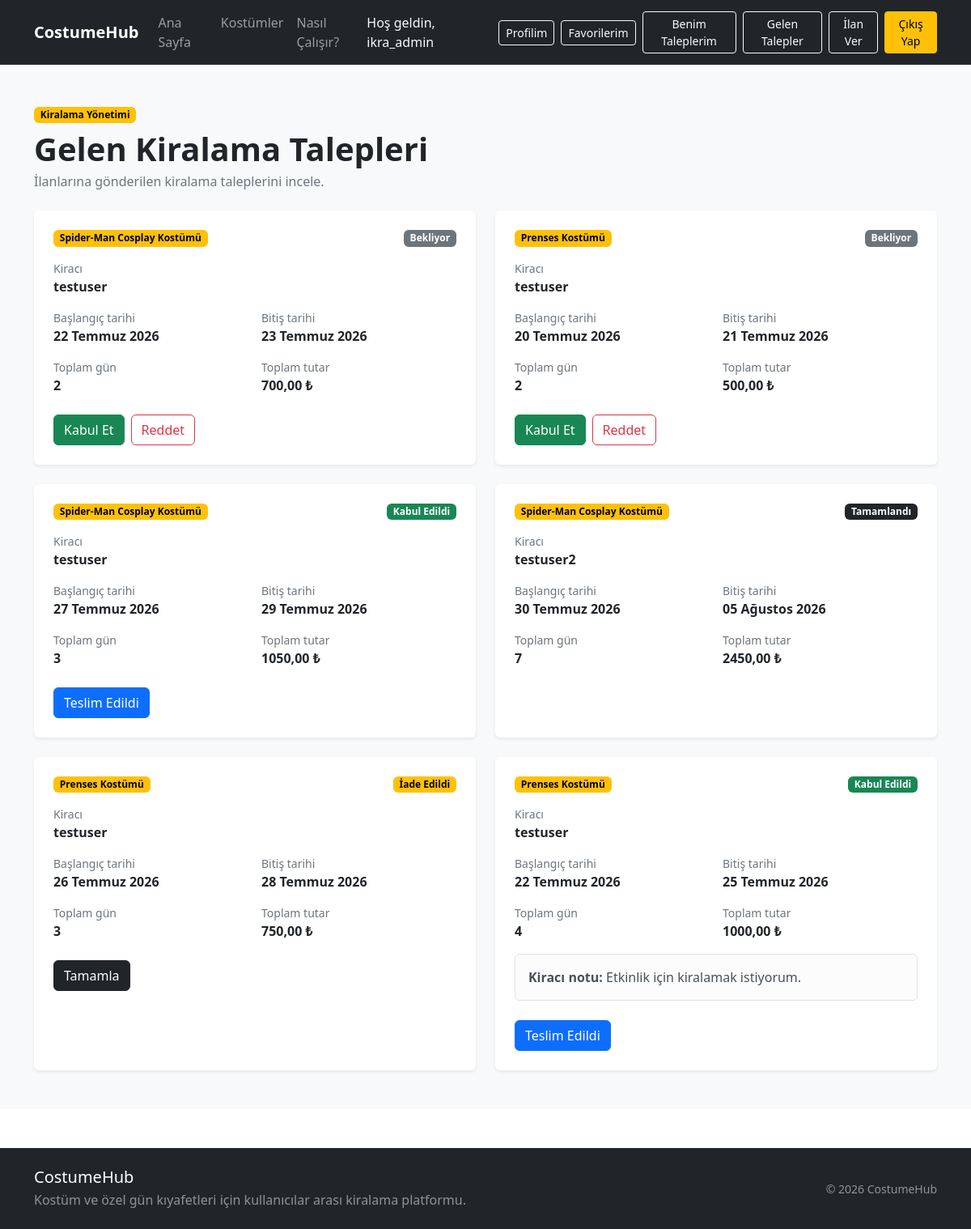
The page /kiralamalar/gelen-talepler/ (signed in) on the database as committed earlier.
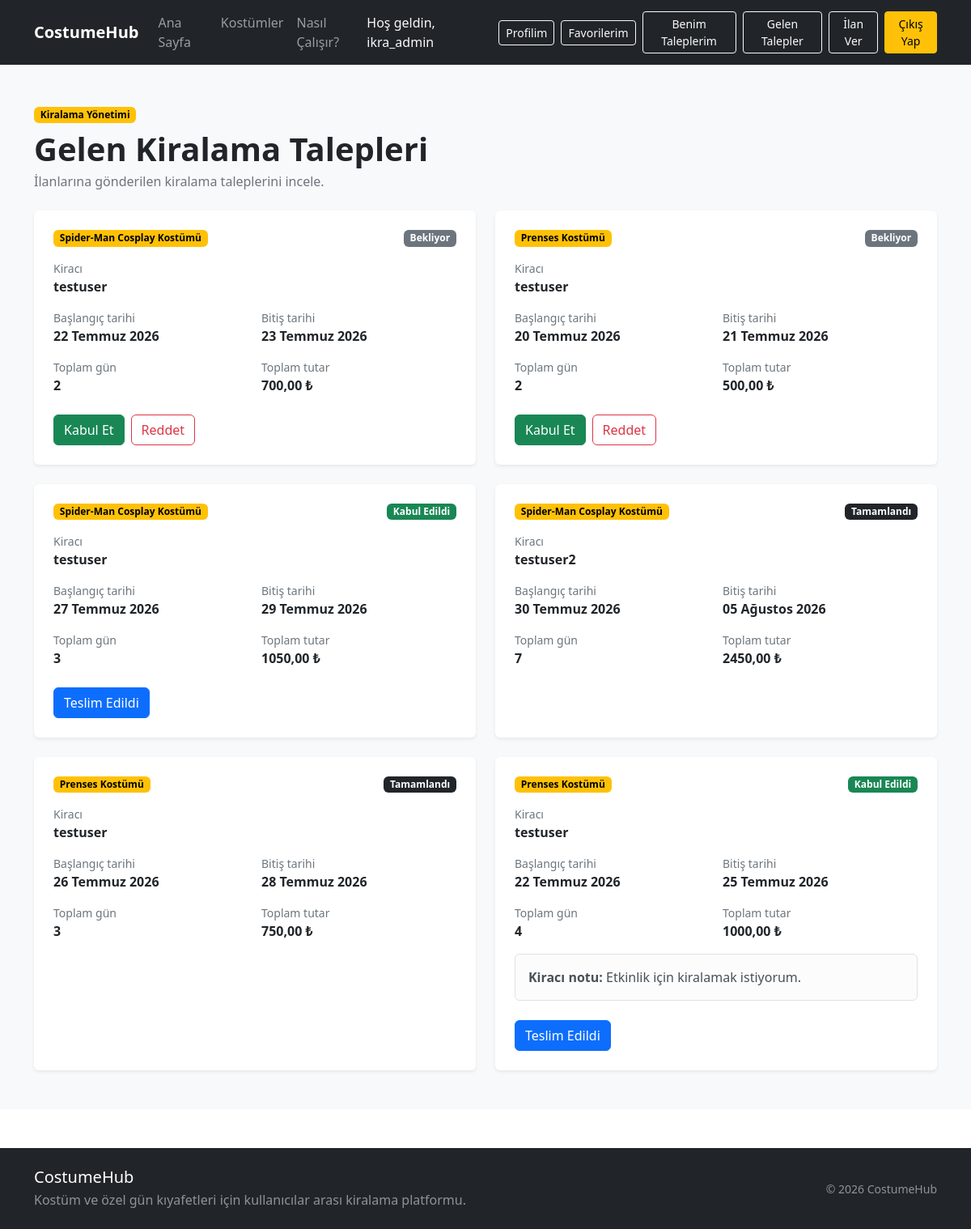
The same page on the database as committed later.
### rentals/models.py (models this page shows, shortened)
class KiralamaTalebi(models.Model):
    DURUM_SECENEKLERI = [
        ("BEKLIYOR", "Bekliyor"),
        ("KABUL_EDILDI", "Kabul Edildi"),
        ("TESLIM_EDILDI", "Teslim Edildi"),
        ("IADE_EDILDI", "İade Edildi"),
        ("TAMAMLANDI", "Tamamlandı"),
        ("REDDEDILDI", "Reddedildi"),
        ("IPTAL_EDILDI", "İptal Edildi"),
    ]
    ilan = models.ForeignKey(
        "products.Ilan",
        on_delete=models.CASCADE,
        related_name="kiralama_talepleri",
        verbose_name="İlan",
    )
    kiraci = models.ForeignKey(
        settings.AUTH_USER_MODEL,
        on_delete=models.CASCADE,
        related_name="kiralama_talepleri",
        verbose_name="Kiracı",
    )
    baslangic_tarihi = models.DateField(
        verbose_name="Başlangıç tarihi",
    )
    bitis_tarihi = models.DateField(
        verbose_name="Bitiş tarihi",
    )
    toplam_gun = models.PositiveIntegerField(
        verbose_name="Toplam gün",
    )
    toplam_tutar = models.DecimalField(
        max_digits=10,
        decimal_places=2,
        verbose_name="Toplam tutar",
    )
    durum = models.CharField(
        max_length=20,
        choices=DURUM_SECENEKLERI,
        default="BEKLIYOR",
        verbose_name="Talep durumu",
    )
    not_metni = models.TextField(
        blank=True,
        verbose_name="Kiracı notu",
    )
    olusturulma_tarihi = models.DateTimeField(
        auto_now_add=True,
        verbose_name="Oluşturulma tarihi",
    )
    guncellenme_tarihi = models.DateTimeField(
        auto_now=True,
        verbose_name="Güncellenme tarihi",
    )
    class Meta:
        verbose_name = "Kiralama talebi"
        verbose_name_plural = "Kiralama talepleri"
        ordering = ["-olusturulma_tarihi"]

### products/models.py (models this page shows, shortened)
class Ilan(models.Model):
    BEDEN_SECENEKLERI = [
        ("XS", "XS"),
        ("S", "S"),
        ("M", "M"),
        ("L", "L"),
        ("XL", "XL"),
        ("XXL", "XXL"),
        ("STANDART", "Standart"),
    ]
    DURUM_SECENEKLERI = [
        ("TASLAK", "Taslak"),
        ("YAYINDA", "Yayında"),
        ("PASIF", "Pasif"),
    ]
    ilan_sahibi = models.ForeignKey(
        settings.AUTH_USER_MODEL,
        on_delete=models.CASCADE,
        related_name="ilanlar",
        verbose_name="İlan sahibi",
    )
    kategori = models.ForeignKey(
        Kategori,
        on_delete=models.PROTECT,
        related_name="ilanlar",
        verbose_name="Kategori",
    )
    baslik = models.CharField(
        max_length=150,
        verbose_name="İlan başlığı",
    )
    aciklama = models.TextField(
        max_length=2000,
        verbose_name="Açıklama",
    )
    fotograf = models.ImageField(
        upload_to="ilanlar/",
        blank=True,
        null=True,
        verbose_name="İlan fotoğrafı",
    )
    beden = models.CharField(
        max_length=20,
        choices=BEDEN_SECENEKLERI,
        verbose_name="Beden",
    )
    renk = models.CharField(
        max_length=50,
        verbose_name="Renk",
    )
    gunluk_fiyat = models.DecimalField(
        max_digits=10,
        decimal_places=2,
        verbose_name="Günlük kiralama ücreti",
    )
    depozito = models.DecimalField(
        max_digits=10,
        decimal_places=2,
        default=0,
        verbose_name="Depozito",
    )
    sehir = models.CharField(
        max_length=50,
        verbose_name="Şehir",
    )
    durum = models.CharField(
        max_length=20,
        choices=DURUM_SECENEKLERI,
        default="YAYINDA",
        verbose_name="İlan durumu",
    )
    mevcut_mu = models.BooleanField(
        default=True,
        verbose_name="Kiralamaya uygun mu?",
    )
    olusturulma_tarihi = models.DateTimeField(
        auto_now_add=True,
    )
    guncellenme_tarihi = models.DateTimeField(
        auto_now=True,
    )
    class Meta:
        verbose_name = "İlan"
        verbose_name_plural = "İlanlar"
        ordering = [
            "-olusturulma_tarihi",
        ]

### rentals/views.py (the view)
@login_required
def gelen_kiralama_talepleri(request):
    talepler = (
        KiralamaTalebi.objects.filter(
            ilan__ilan_sahibi=request.user,
        )
        .select_related(
            "ilan",
            "kiraci",
        )
        .order_by("-olusturulma_tarihi")
    )
    return render(
        request,
        "rentals/gelen_kiralama_talepleri.html",
        {
            "talepler": talepler,
        },
    )

### templates/rentals/gelen_kiralama_talepleri.html (shortened to what the changed rows need)
{% extends "base.html" %}
{% block content %}
<section class="py-5 bg-light">
    <div class="container">
        <div class="mb-4">
            <h1 class="fw-bold mb-1">
                Gelen Kiralama Talepleri
            </h1>
        </div>
        {% if talepler %}
            <div class="row g-4">
                {% for talep in talepler %}
                    <div class="col-lg-6">
                        <div class="card h-100 border-0 shadow-sm">
                            <div class="card-body p-4">
                                <div class="d-flex justify-content-between align-items-start mb-3">
                                    <span class="badge text-bg-warning">
                                        {{ talep.ilan.baslik }}
                                    </span>
                                    {% if talep.durum == "BEKLIYOR" %}
                                        <span class="badge text-bg-secondary">
                                            Bekliyor
                                        </span>
                                    {% elif talep.durum == "KABUL_EDILDI" %}
                                        <span class="badge text-bg-success">
                                            Kabul Edildi
                                        </span>
                                    {% elif talep.durum == "TESLIM_EDILDI" %}
                                        <span class="badge text-bg-primary">
                                            Teslim Edildi
                                        </span>
                                    {% elif talep.durum == "IADE_EDILDI" %}
                                        <span class="badge text-bg-warning">
                                            İade Edildi
                                        </span>
                                    {% elif talep.durum == "TAMAMLANDI" %}
                                        <span class="badge text-bg-dark">
                                            Tamamlandı
                                        </span>
                                    {% elif talep.durum == "REDDEDILDI" %}
                                        <span class="badge text-bg-danger">
                                            Reddedildi
                                        </span>
                                    {% elif talep.durum == "IPTAL_EDILDI" %}
                                        <span class="badge text-bg-dark">
                                            İptal Edildi
                                        </span>
                                    {% else %}
                                        <span class="badge text-bg-light">
                                            {{ talep.get_durum_display }}
                                        </span>
                                    {% endif %}
                                </div>
                                <div class="mb-3">
                                    <div class="small text-secondary">
                                        Kiracı
                                    </div>
                                    <div class="fw-semibold">
                                        {{ talep.kiraci.username }}
                                    </div>
                                </div>
                                <div class="row g-3 mb-3">
                                    <div class="col-sm-6">
                                        <div class="small text-secondary">
                                            Başlangıç tarihi
                                        </div>
                                        <div class="fw-semibold">
                                            {{ talep.baslangic_tarihi }}
                                        </div>
                                    </div>
                                    <div class="col-sm-6">
                                        <div class="small text-secondary">
                                            Bitiş tarihi
                                        </div>
                                        <div class="fw-semibold">
                                            {{ talep.bitis_tarihi }}
                                        </div>
                                    </div>
                                    <div class="col-sm-6">
                                        <div class="small text-secondary">
                                            Toplam gün
                                        </div>
                                        <div class="fw-semibold">
                                            {{ talep.toplam_gun }}
                                        </div>
                                    </div>
                                    <div class="col-sm-6">
                                        <div class="small text-secondary">
                                            Toplam tutar
                                        </div>
                                        <div class="fw-bold">
                                            {{ talep.toplam_tutar }} ₺
                                        </div>
                                    </div>
                                </div>
                                {% if talep.durum == "BEKLIYOR" %}
                                    <div class="d-flex gap-2 mt-4">
                                        <form
                                            method="POST"
                                            action="{% url 'rentals:kiralama_talebi_kabul_et' talep.id %}"
                                        >
                                            {% csrf_token %}
                                            <button
                                                type="submit"
                                                class="btn btn-success"
                                            >
                                                Kabul Et
                                            </button>
                                        </form>
                                        <form
                                            method="POST"
                                            action="{% url 'rentals:kiralama_talebi_reddet' talep.id %}"
                                        >
                                            {% csrf_token %}
                                            <button
                                                type="submit"
                                                class="btn btn-outline-danger"
                                            >
                                                Reddet
                                            </button>
                                        </form>
                                    </div>
                                {% elif talep.durum == "KABUL_EDILDI" %}
                                    <form
                                        method="POST"
                                        action="{% url 'rentals:kiralama_talebi_teslim_et' talep.id %}"
                                        class="mt-4"
                                    >
                                        {% csrf_token %}
                                        <button
                                            type="submit"
                                            class="btn btn-primary"
                                        >
                                            Teslim Edildi
                                        </button>
                                    </form>
                                {% elif talep.durum == "IADE_EDILDI" %}
                                    <form
                                        method="POST"
                                        action="{% url 'rentals:kiralama_talebi_tamamla' talep.id %}"
                                        class="mt-4"
                                    >
                                        <button
                                            type="submit"
                                            class="btn btn-dark"
                                        >
                                            Tamamla
                                        </button>
                                    </form>
                                {% endif %}
                            </div>
                        </div>
                    </div>
                {% endfor %}
            </div>
        {% endif %}
    </div>
</section>
{% endblock %}

Rows that differ between the two databases and show on the page:
changed KiralamaTalebi "26 Temmuz 2026": durum "İade Edildi Tamamla" → "Tamamlandı"
